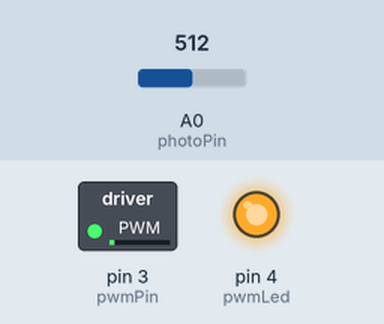
Recording of a sketch running on a simulated Arduino Uno, built with avr-gcc and run on an emulated ATmega328P. On the bench: switched loads named in the sketch (green lamp = pin HIGH), output pins drawn as LEDs (lit = HIGH). Dashed ring = blinking. The test bench sets the inputs (shaded band); at power-on: A0 (photoPin) = 512. Pins used as bus, display or sensor lines are not drawn; what the sketch prints to the serial monitor is not drawn.

Above: at 0.05 s.
1.3 s: A0 (photoPin) set to 485
At 2.4 s:
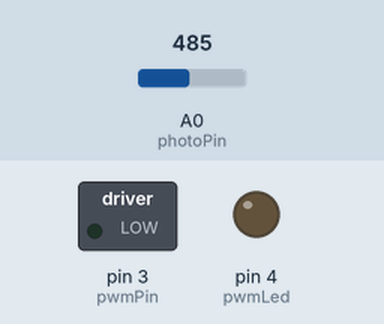
2.8 s: A0 (photoPin) set to 511
At 4.3 s:
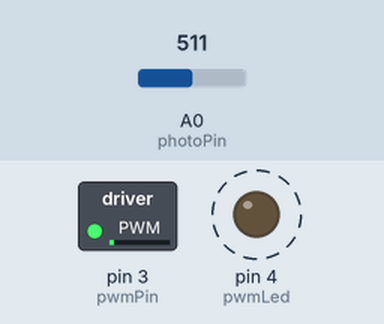
5.8 s: A0 (photoPin) set to 660
At 7.4 s:
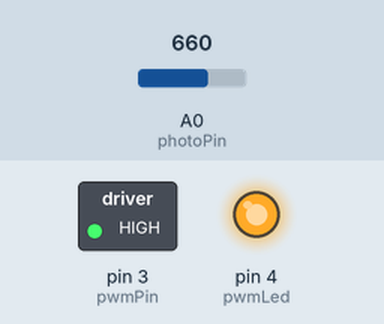
8.8 s: A0 (photoPin) set to 641
At 9.4 s:
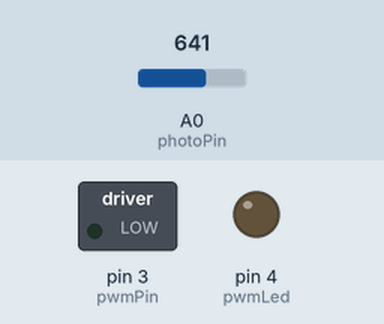
10.3 s: A0 (photoPin) set to 716
At 12.1 s:
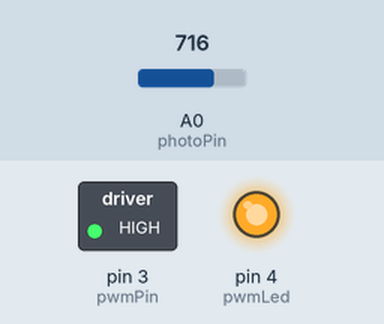
Timing chart, 0 to 13.6 s (numbered marks = the images above; inputs shaded):
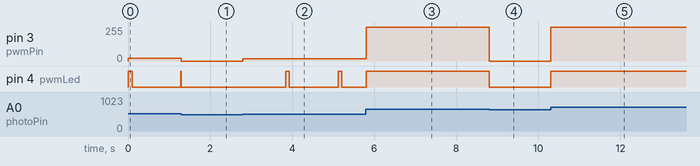

Measured:
- the behaviour switches between 501 and 500 on A0 (photoPin) (found by bisection; images 0 and 1)
- the behaviour switches between 651 and 650 on A0 (photoPin) (found by bisection; images 3 and 4)
- after the input at 1.3 s, pin 3 (pwmPin): 20/255 → 0/255 at once
- after the input at 2.8 s, pin 3 (pwmPin): 0/255 → 18/255 at once; pin 4 (pwmLed): alternates HIGH for 0.09 s and LOW for 1.2 s, starting after 1.0 s
- after the input at 5.8 s, pin 3 (pwmPin): 18/255 → 255/255 at once
- after the input at 8.8 s, pin 3 (pwmPin): 255/255 → 0/255 at once; pin 4 (pwmLed): HIGH → LOW at once
- after the input at 10.3 s, pin 3 (pwmPin): 0/255 → 255/255 at once; pin 4 (pwmLed): LOW → HIGH at once

The sketch:

pwm-30V-led.ino
```cpp
// MPPT
// arnaudrco https://github.com/arnaudrco/exemples/blob/main/README.md
// placer le niveau POWER sur l'entrée A0
// LED placée entre pin 5 et 4
// Define stepper motor connections and steps per revolution:
#define pwmPin 3
#define pwmLed  4 // LED clignotante par PERIODE secondes
#define GND  5 // LED gnd
#define PERIODE 5
#define photoPin A0
#define SEUIL 650 // entrée divisée par 10 soit 30V / 5V * 1024 / 10
#define S1 500 // entrée divisée par 10 soit 25V / 5V * 1024 / 10
#define MIN 16 // seuil bas
#define MAX 255 // seuil haut
int PWM=MIN;

void setup() {
  Serial.begin(115200);
    Serial.println("====================");
  // Declare pins as output:
  pinMode(pwmPin, OUTPUT);
      pinMode(pwmLed, OUTPUT);
          pinMode(GND, OUTPUT);
                  analogWrite(GND, 230);// réglage de la luminosité
}
void loop() {
  int ttt=Tension();
  if ( ttt > SEUIL ) {
    PWM = MAX;
  }
  else if (ttt > S1 ) {
    PWM = MAX * ( ttt - S1 ) / (SEUIL - S1);
  }
  else {
    PWM=0;
  }
  if (PWM < 0 ) PWM = 0;
  if ( PWM > 255 ) PWM = 255;
           Serial.print(";" );
          Serial.println(PWM );

}

int Tension(){ // lecture POWER


      unsigned long currentMillis = millis();
      digitalWrite(pwmLed,  (((currentMillis/PERIODE) % 256) < PWM ));


   analogWrite(pwmPin, PWM);
      delay(1);
      Serial.print(analogRead(photoPin) );


   return ( analogRead(photoPin) );
}
```
